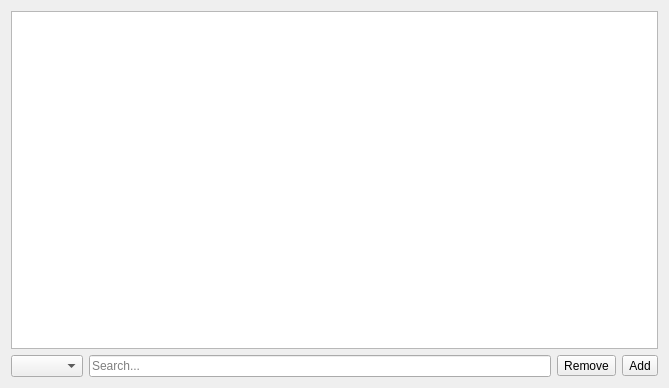
<?xml version="1.0" encoding="UTF-8"?>
<ui version="4.0">
 <class>TabWidget</class>
 <widget class="QWidget" name="TabWidget">
  <property name="geometry">
   <rect>
    <x>0</x>
    <y>0</y>
    <width>669</width>
    <height>388</height>
   </rect>
  </property>
  <property name="windowTitle">
   <string>Form</string>
  </property>
  <layout class="QGridLayout" name="gridLayout">
   <item row="0" column="0" colspan="3">
    <widget class="QTableView" name="View">
     <property name="editTriggers">
      <set>QAbstractItemView::DoubleClicked|QAbstractItemView::EditKeyPressed</set>
     </property>
     <property name="selectionMode">
      <enum>QAbstractItemView::SingleSelection</enum>
     </property>
     <property name="selectionBehavior">
      <enum>QAbstractItemView::SelectRows</enum>
     </property>
     <property name="sortingEnabled">
      <bool>true</bool>
     </property>
     <attribute name="horizontalHeaderVisible">
      <bool>true</bool>
     </attribute>
     <attribute name="horizontalHeaderStretchLastSection">
      <bool>true</bool>
     </attribute>
     <attribute name="verticalHeaderVisible">
      <bool>false</bool>
     </attribute>
    </widget>
   </item>
   <item row="1" column="0">
    <widget class="QComboBox" name="FilterBox">
     <property name="toolTip">
      <string>Select filter field.</string>
     </property>
    </widget>
   </item>
   <item row="1" column="1">
    <widget class="QLineEdit" name="SearchField">
     <property name="placeholderText">
      <string>Search...</string>
     </property>
     <property name="clearButtonEnabled">
      <bool>true</bool>
     </property>
    </widget>
   </item>
   <item row="1" column="2">
    <layout class="QHBoxLayout" name="horizontalLayout">
     <item>
      <widget class="QToolButton" name="DeleteButton">
       <property name="toolTip">
        <string>Click to delete selected row.</string>
       </property>
       <property name="text">
        <string>Remove</string>
       </property>
       <property name="icon">
        <iconset resource="resources.qrc">
         <normaloff>:/new/prefix1/list-remove.png</normaloff>:/new/prefix1/list-remove.png</iconset>
       </property>
      </widget>
     </item>
     <item>
      <widget class="QToolButton" name="AddButton">
       <property name="toolTip">
        <string>Click to add row.</string>
       </property>
       <property name="text">
        <string>Add</string>
       </property>
       <property name="icon">
        <iconset resource="resources.qrc">
         <normaloff>:/new/prefix1/list-add.png</normaloff>:/new/prefix1/list-add.png</iconset>
       </property>
      </widget>
     </item>
    </layout>
   </item>
  </layout>
 </widget>
 <resources>
  <include location="resources.qrc"/>
 </resources>
 <connections>
  <connection>
   <sender>SearchField</sender>
   <signal>textChanged(QString)</signal>
   <receiver>TabWidget</receiver>
   <slot>onSearchChanged()</slot>
   <hints>
    <hint type="sourcelabel">
     <x>290</x>
     <y>370</y>
    </hint>
    <hint type="destinationlabel">
     <x>280</x>
     <y>571</y>
    </hint>
   </hints>
  </connection>
  <connection>
   <sender>FilterBox</sender>
   <signal>currentIndexChanged(int)</signal>
   <receiver>TabWidget</receiver>
   <slot>onSearchChanged()</slot>
   <hints>
    <hint type="sourcelabel">
     <x>69</x>
     <y>372</y>
    </hint>
    <hint type="destinationlabel">
     <x>76</x>
     <y>575</y>
    </hint>
   </hints>
  </connection>
 </connections>
 <slots>
  <slot>onAddButton()</slot>
  <slot>onDeleteButton()</slot>
  <slot>onSearchChanged()</slot>
 </slots>
</ui>
